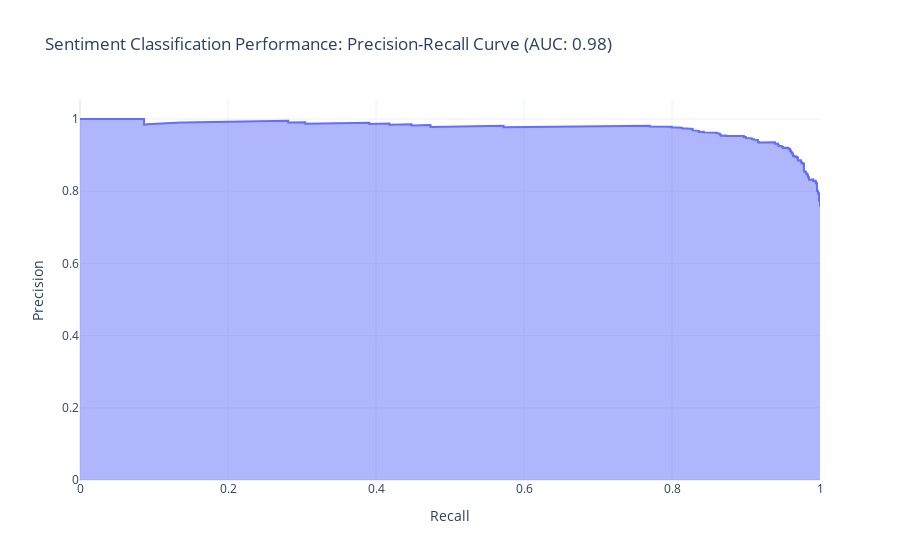

Notebook code cell kept with this figure:
### Code cell
evaluate_embeddings(df)

### Figure 1 — Plotly figure (JSON) as saved in the notebook; plotly's stock layout.template omitted (floating-point values rounded to 4 significant figures; data arrays with more than 128 entries replaced by an {"elided": "..."} marker saying what was removed)
{"data": [{"fill": "tozeroy", "line": {"width": 2}, "mode": "lines", "name": "Precision-Recall Curve", "type": "scatter", "x": {"elided": "938 float values"}, "y": {"elided": "938 float values"}}], "layout": {"font": {"size": 12}, "title": {"text": "Sentiment Classification Performance: Precision-Recall Curve (AUC: 0.98)"}, "xaxis": {"title": {"text": "Recall"}}, "yaxis": {"title": {"text": "Precision"}}}}
